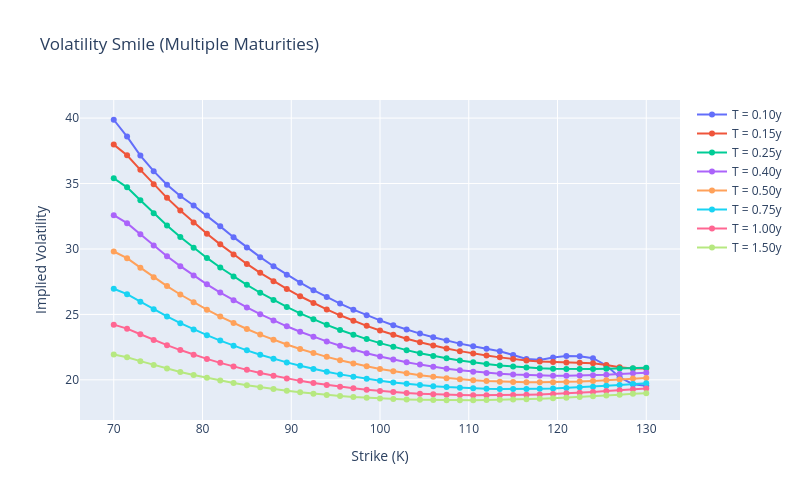
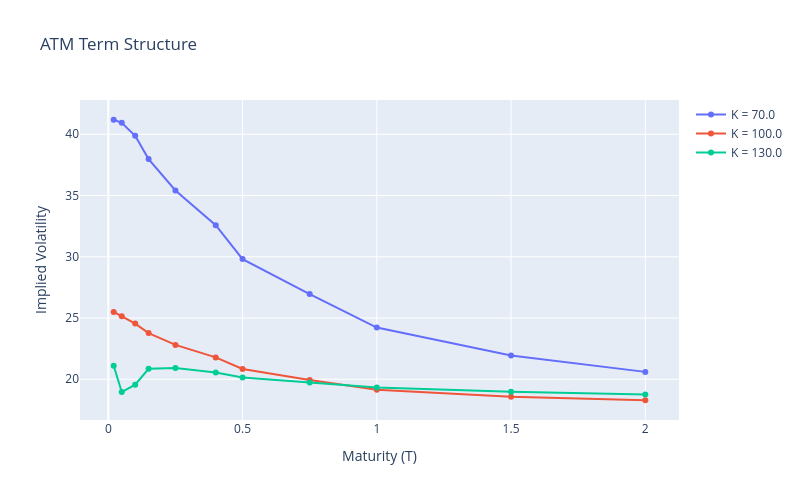

The code cell stored with these charts, in order, in its notebook:
### Markdown cell above
### Smile and Term structure

### Code cell
plot_smile(implied_smooth * 100)
plot_term_structure(implied_smooth * 100, S0)
